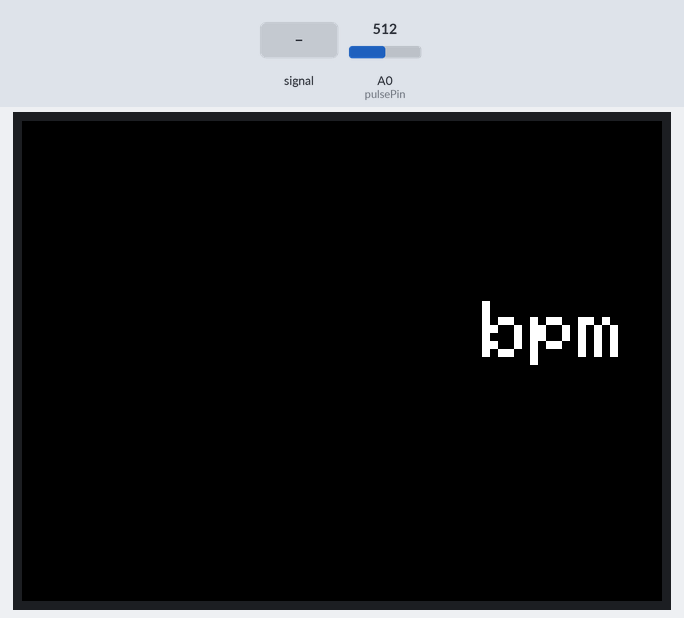
Recording of a sketch running on a simulated Arduino Uno, built with avr-gcc and run on an emulated ATmega328P. Parts: 320×240 colour display. The test bench sets the inputs (shaded band); at power-on: A0 (pulsePin) = 512. What the sketch prints to the serial monitor is not drawn.

Above: at 1.4 s.
1.5 s: A0 (pulsePin) fed a 200 Hz sine of ±81 counts around its level
At 2.5 s:
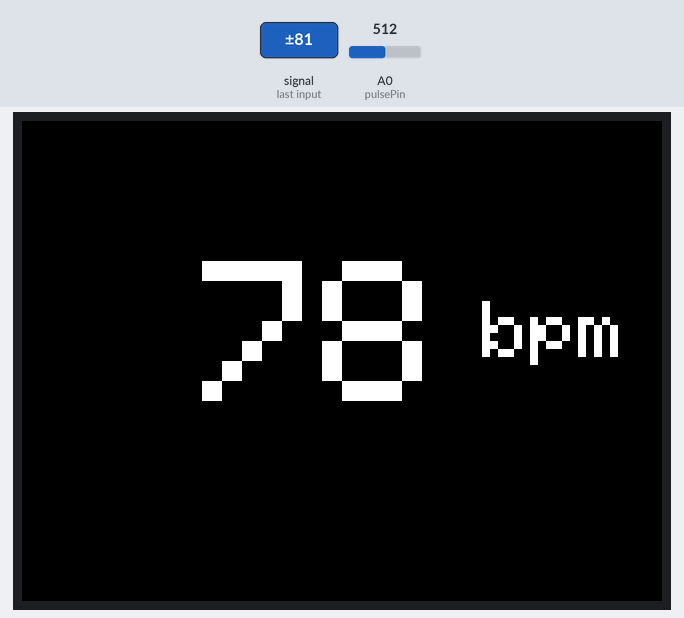
4.2 s: A0 (pulsePin) fed a 2 Hz sine of ±306 counts around its level
At 4.9 s:
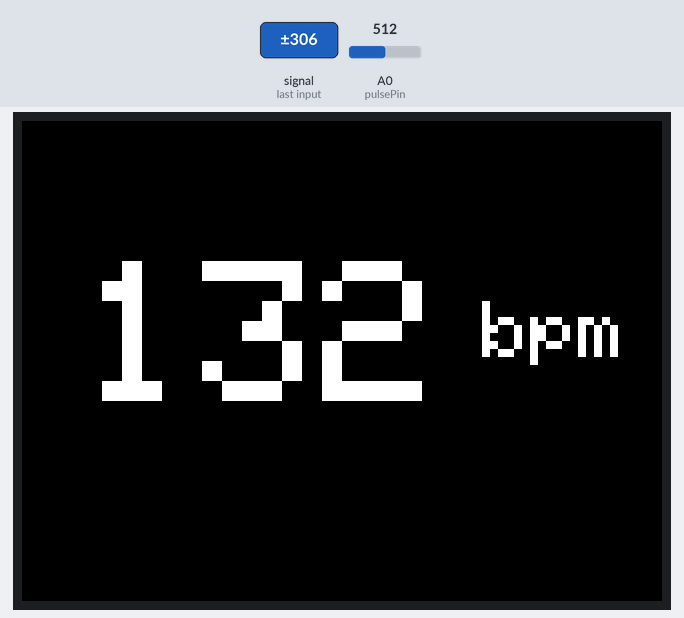
6.5 s: A0 (pulsePin) set to 716
8.0 s: A0 (pulsePin) set to 511
At 8.4 s:
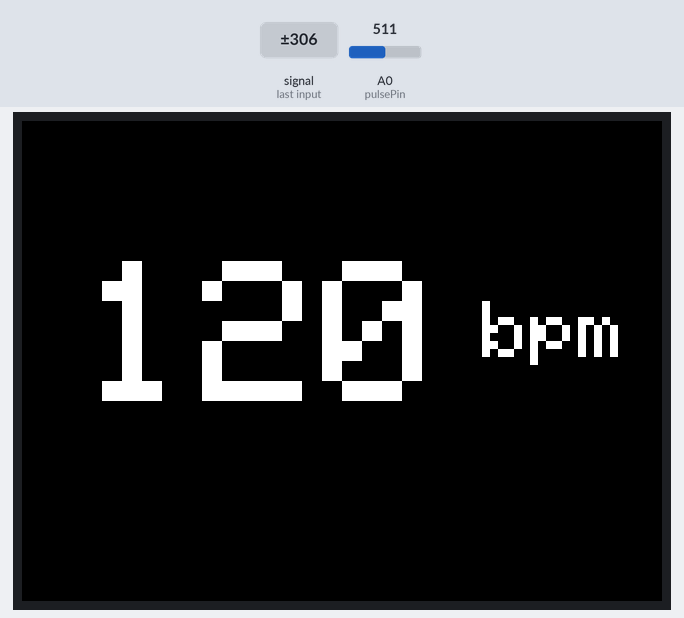
Timing chart, 0 to 10.5 s (numbered marks = the images above; inputs shaded):
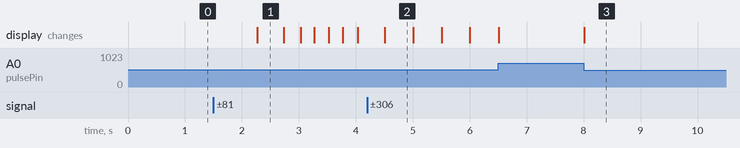

Measured:
- after the input at 1.5 s, the display: changes after 0.77 s (image 1)
- after the input at 8.0 s, the display: changes at once (image 3)
- what the display in image 1 shows lasts 0.4 s, from 2.3 s to 2.7 s

The sketch:

PulseSensorAmped_tft.ino
```cpp
/*
 Pulse Sensor Amped + 2.2" TFT
 www.bajdi.com
*/
#include "SPI.h"
#include "Adafruit_GFX.h"
#include "Adafruit_ILI9340.h"
#define _sclk 13
#define _miso 12
#define _mosi 11
#define _cs 10
#define _rst 9
#define _dc 8

Adafruit_ILI9340 tft = Adafruit_ILI9340(_cs, _dc, _rst);
int prevCount=1;
int countdigits[] = {
  0, 0, 0};
int prevdigits[] = {
  0, 0, 0};
int digitpos[] = {
  30, 90, 150};
int x=0;

//  VARIABLES
int pulsePin = 0;                 // Pulse Sensor purple wire connected to analog pin 0

// these variables are volatile because they are used during the interrupt service routine!
volatile int BPM;                   // used to hold the pulse rate
volatile int Signal;                // holds the incoming raw data
volatile int IBI = 600;             // holds the time between beats, must be seeded!
volatile boolean Pulse = false;     // true when pulse wave is high, false when it's low
volatile boolean QS = false;        // becomes true when Arduoino finds a beat.

void setup(){
  //Start the TFT screen and paint it black
  tft.begin();
  tft.setRotation(1);
  tft.fillScreen(ILI9340_BLACK);
  tft.setTextColor(ILI9340_WHITE);
  tft.setTextSize(4);
  tft.setCursor(230, 90);
  tft.print("bpm");
  tft.setTextColor(ILI9340_WHITE);

  Serial.begin(115200);             // we agree to talk fast!
  interruptSetup();                 // sets up to read Pulse Sensor signal every 2mS
}

void loop(){

  if (QS == true){                       // Quantified Self flag is true when arduino finds a heartbeat
    Serial.print("BPM = ");
    Serial.println(BPM);

    countdigits[2] = BPM % 10;
    //How to handle the middle digit depends on if the
    //the speed is a two or three digit number
    if(BPM > 99){
      countdigits[1] = (BPM / 10) % 10;
    }
    else{
      countdigits[1] = BPM / 10;
    }
    //Grab the first digit
    countdigits[0] = BPM / 100;

    //Split out the digits of the previous speed
    prevdigits[2] = prevCount % 10;
    if(prevCount > 99){
      prevdigits[1] = (prevCount / 10) % 10;
    }
    else{
      prevdigits[1] = prevCount / 10;
    }
    prevdigits[0] = prevCount / 100;
    //Now print the digits on the TFT screen.
    //Only execute this block if the bpm has changed.
    if(BPM != prevCount){
      tft.setTextSize(10);
      //Compare each digit to the value from the previous loop.
      //The digit will only be redrawn if it has changed.
      for(x=0; x < 3; x++){
        if(countdigits[x] != prevdigits[x]){
          //black out old value first.
          //Draw digit in black over the top of white digit
          tft.setCursor(digitpos[x], 70);
          tft.setTextColor(ILI9340_BLACK);
          tft.print(prevdigits[x]);
          //print new value in white
          if((x == 0) and (BPM > 99) and (countdigits[x] > 0)){
            tft.setCursor(digitpos[x], 70);
            tft.setTextColor(ILI9340_WHITE);
            tft.print(countdigits[x]);
          }
          if((x == 1) and (BPM >= 99)){
            tft.setCursor(digitpos[x], 70);
            tft.setTextColor(ILI9340_WHITE);
            tft.print(countdigits[x]);
          }
          else if((x == 1) and (BPM < 99) and (countdigits[x] > 0)){
            tft.setCursor(digitpos[x], 70);
            tft.setTextColor(ILI9340_WHITE);
            tft.print(countdigits[x]);
          }
          if(x == 2){
            tft.setCursor(digitpos[x], 70);
            tft.setTextColor(ILI9340_WHITE);
            tft.print(countdigits[x]);
          }
        }
      }
      prevCount = BPM; //Store current bpm for comparison on the next loop.
    }
    QS = false;  // reset the Quantified Self flag for next time
  }
}
```

Interrupt.ino
```cpp
volatile int rate[10];                    // array to hold last ten IBI values
volatile unsigned long sampleCounter = 0;          // used to determine pulse timing
volatile unsigned long lastBeatTime = 0;           // used to find IBI
volatile int P =512;                      // used to find peak in pulse wave, seeded
volatile int T = 512;                     // used to find trough in pulse wave, seeded
volatile int thresh = 512;                // used to find instant moment of heart beat, seeded
volatile int amp = 100;                   // used to hold amplitude of pulse waveform, seeded
volatile boolean firstBeat = true;        // used to seed rate array so we startup with reasonable BPM
volatile boolean secondBeat = false;      // used to seed rate array so we startup with reasonable BPM

void interruptSetup(){
  // Initializes Timer2 to throw an interrupt every 2mS.
  TCCR2A = 0x02;     // DISABLE PWM ON DIGITAL PINS 3 AND 11, AND GO INTO CTC MODE
  TCCR2B = 0x06;     // DON'T FORCE COMPARE, 256 PRESCALER
  OCR2A = 0X7C;      // SET THE TOP OF THE COUNT TO 124 FOR 500Hz SAMPLE RATE
  TIMSK2 = 0x02;     // ENABLE INTERRUPT ON MATCH BETWEEN TIMER2 AND OCR2A
  sei();             // MAKE SURE GLOBAL INTERRUPTS ARE ENABLED
}

// THIS IS THE TIMER 2 INTERRUPT SERVICE ROUTINE.
// Timer 2 makes sure that we take a reading every 2 miliseconds
ISR(TIMER2_COMPA_vect){                         // triggered when Timer2 counts to 124
  cli();                                      // disable interrupts while we do this
  Signal = analogRead(pulsePin);              // read the Pulse Sensor
  sampleCounter += 2;                         // keep track of the time in mS with this variable
  int N = sampleCounter - lastBeatTime;       // monitor the time since the last beat to avoid noise

    //  find the peak and trough of the pulse wave
  if(Signal < thresh && N > (IBI/5)*3){       // avoid dichrotic noise by waiting 3/5 of last IBI
    if (Signal < T){                        // T is the trough
      T = Signal;                         // keep track of lowest point in pulse wave
    }
  }

  if(Signal > thresh && Signal > P){          // thresh condition helps avoid noise
    P = Signal;                             // P is the peak
  }                                        // keep track of highest point in pulse wave

  //  NOW IT'S TIME TO LOOK FOR THE HEART BEAT
  // signal surges up in value every time there is a pulse
  if (N > 250){                                   // avoid high frequency noise
    if ( (Signal > thresh) && (Pulse == false) && (N > (IBI/5)*3) ){
      Pulse = true;                               // set the Pulse flag when we think there is a pulse

        IBI = sampleCounter - lastBeatTime;         // measure time between beats in mS
      lastBeatTime = sampleCounter;               // keep track of time for next pulse

      if(secondBeat){                        // if this is the second beat, if secondBeat == TRUE
        secondBeat = false;                  // clear secondBeat flag
        for(int i=0; i<=9; i++){             // seed the running total to get a realisitic BPM at startup
          rate[i] = IBI;
        }
      }

      if(firstBeat){                         // if it's the first time we found a beat, if firstBeat == TRUE
        firstBeat = false;                   // clear firstBeat flag
        secondBeat = true;                   // set the second beat flag
        sei();                               // enable interrupts again
        return;                              // IBI value is unreliable so discard it
      }


      // keep a running total of the last 10 IBI values
      word runningTotal = 0;                  // clear the runningTotal variable

      for(int i=0; i<=8; i++){                // shift data in the rate array
        rate[i] = rate[i+1];                  // and drop the oldest IBI value
        runningTotal += rate[i];              // add up the 9 oldest IBI values
      }

      rate[9] = IBI;                          // add the latest IBI to the rate array
      runningTotal += rate[9];                // add the latest IBI to runningTotal
      runningTotal /= 10;                     // average the last 10 IBI values
      BPM = 60000/runningTotal;               // how many beats can fit into a minute? that's BPM!
      QS = true;                              // set Quantified Self flag
      // QS FLAG IS NOT CLEARED INSIDE THIS ISR
    }
  }

  if (Signal < thresh && Pulse == true){   // when the values are going down, the beat is over

    Pulse = false;                         // reset the Pulse flag so we can do it again
    amp = P - T;                           // get amplitude of the pulse wave
    thresh = amp/2 + T;                    // set thresh at 50% of the amplitude
    P = thresh;                            // reset these for next time
    T = thresh;
  }

  if (N > 2500){                           // if 2.5 seconds go by without a beat
    thresh = 512;                          // set thresh default
    P = 512;                               // set P default
    T = 512;                               // set T default
    lastBeatTime = sampleCounter;          // bring the lastBeatTime up to date
    firstBeat = true;                      // set these to avoid noise
    secondBeat = false;                    // when we get the heartbeat back
  }

  sei();                                   // enable interrupts when youre done!
}// end isr
```
